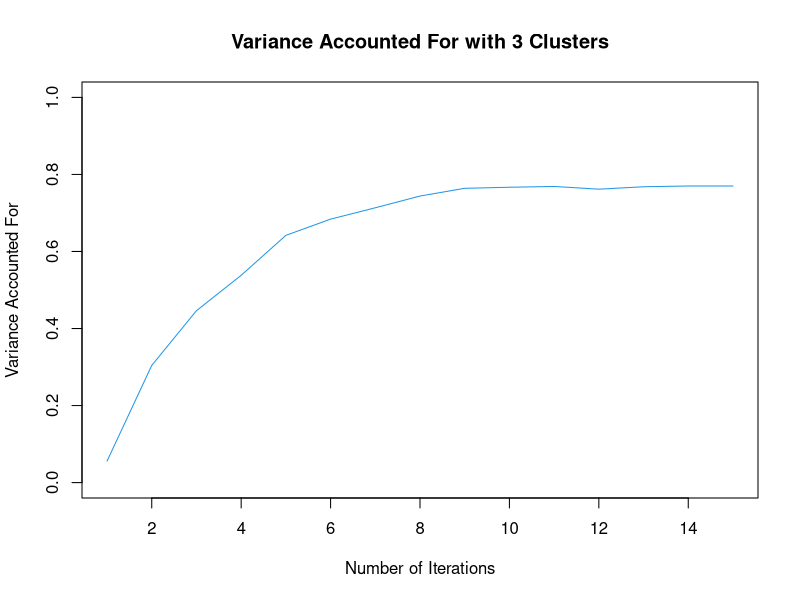
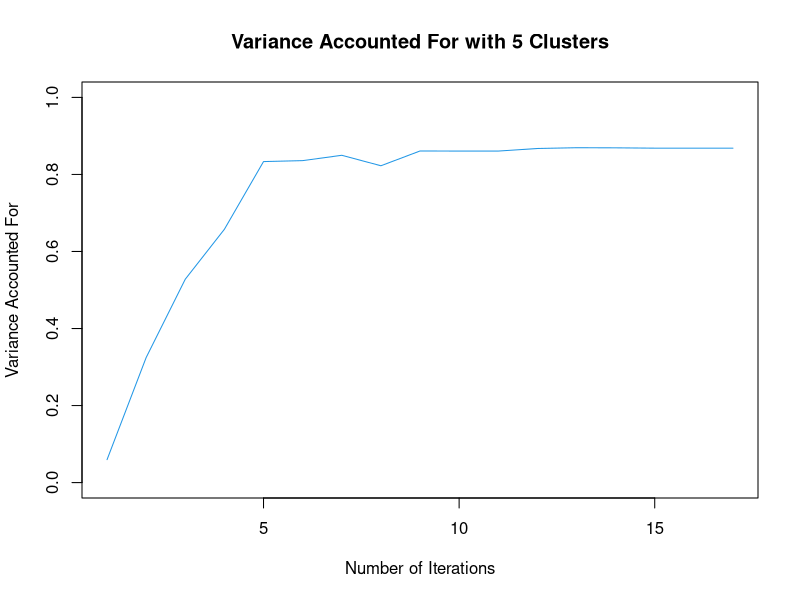

Generate these figures, in order, with R:
# clustreg (Clusterwise Regression Function)
# Joshua Peng
# The Data Incubator Challenge Q3

# Inputs:
# d = data set with numerical variables
#     first column in d must be the response variable
# k = number of clusters
# t = number of procedure iterations
# q = set seed for random sampling: set.seed(q)

clustreg = function(d,k,t,q) {
  
  rsq = c()       # array of R-Squared values
  d0 = d[,-1]     # data set without response variable
  n = dim(d)[1]   # number of observations
  p = dim(d)[2]   # number of columns
  ybar = mean(d[,1])
  xnames = names(d) 
  
  # Setting up multiple regression formula
  # formula = paste(xnames[1],'~')
  # for(i in 2:p) {
  #   if(i==2) {
  #     formula = paste(formula,xnames[i])
  #   } else {
  #     formula = paste(formula,'+',xnames[i])
  #   }
  # }
  formula = paste(xnames[1],'~.') # this single line is equivalent to the above code
  
  # Initializing variables
  s = floor(n/k)  # initial size of each cluster
  r = n%%k        # remainder, included in last cluster
  set.seed(q)     # set seed for reproducible results
  ss = sample(1:n,n,replace=FALSE)    # randomized indices
  
  
  # Setting up initial cluster indices 
  # Initial clusters each have n/k observations from the random sample array
  # The last cluster starts with n/k+r observations if n/k is not an integer
  c = list()
  for(i in 1:k) {
    if(i==k) {
      c[[i]] = ss[((i-1)*s+1):(n)]
    } else {
      c[[i]] = ss[((i-1)*s+1):(i*s)]
    }
  }
  
  # Setting up initial clusters
  cc = list()         # data in k clusters
  ccc = list()        # data in k clusters without response variable
  for(i in 1:k) {
    cc[[i]] = d[c[[i]],]
    ccc[[i]] = d0[c[[i]],]
  }
  
  for(ii in 1:t) {    # runs loop t times
    
    # Storing multiple regression models in a list
    fit = list()
    for(i in 1:k) {
      fit[[i]]=lm(formula,data=cc[[i]])
    }
    
    # Calculating Squared Residual Error (SRE) for all observations
    pred = matrix(data = NA, n, k)
    res = matrix(data = NA, n, k)
    actual = matrix(data = NA, n, k)
    sre = matrix(data = NA, n, k)
    for(i in 1:k) {
      pred[,i] = predict(fit[[i]], d0)
      actual[,i] = d[,1]
      res[,i] = actual[,i]-pred[,i]
      sre[,i] = res[,i]^2
    }
    
    # Reclassifying observations to the cluster with the minimum SRE
    # Computing overall R-Squared value for all cluster regression models combined
    a = c()
    rsqnum = c()
    rsqden = c()
    for(i in 1:n) {
      for(j in 1:k) {
        if(min(sre[i,])==sre[i,j]) {
          a[i] = j
          rsqnum[i] = (pred[i,j]-ybar)^2
          rsqden[i] = (actual[i,j]-ybar)^2
        }
      }
    }
    rsq[ii] = sum(rsqnum)/sum(rsqden)
    
    # Reforming new clusters for next iteration
    # Refitting k linear regression models
    c = list()
    fit = list()
    crsq = c()
    for(i in 1:k) {
      c[[i]] = which(a==i)
      cc[[i]] = d[c[[i]],]
      ccc[[i]] = d0[c[[i]],]
      fit[[i]] = lm(formula,data=cc[[i]])
      crsq[i] = summary(fit[[i]])$r.squared
    }
    
    # If the overall R-Squared value is the same as in last iteration,
    # the procedure has converged and we will break out of the loop
    if(ii>1) {
      if(rsq[ii]==rsq[ii-1]) break
    }
    
    # End of iteration loop
  }
  
  #output = list()
  #output[[1]] = fit  # return final regression models for each cluster
  #output[[2]] = rsq  # return overall R-Squared value for each iteration (combined from all clusters)
  #output[[3]] = crsq # return R-Squared value for the final regression model for each cluster
  #output[[4]] = c    # return cluster list of observation assignments
  #output[[5]] = a    # return observation list of cluster classifications
  #output[[6]] = ii   # total number of iterations
  output = list("fit" = fit, 
                "rsq" = rsq, 
                "crsq" = crsq, 
                "clusters" = c, 
                "obs" = a, 
                "i" = ii)
  return(output)
  # End of clusterwise regression function
}


# Example use of clusterwise regression function

d = read.csv('wages.csv', header=T) # assign data set to d
d = d[,c(11,3,4,6,7,9)] # remove columns with non-numerical data, move response variable to 1st column
d = na.omit(d) # remove missing data
colnames(d) <- c("ratio", "numfemale", "avgfemalelongevity", "nummale", "avgmalelongevity", "total")
d$ratio = as.numeric(gsub('%', '', d$ratio))
k = 3           # number of clusters
t = 50          # number of procedure iterations
q = 11          # set seed for reproducible results

m1 = clustreg(d,k,t,q)
m1$fit          # return final regression models for each cluster
m1$rsq          # 0.07030112 0.33305159 0.41986002 0.45735178 0.47366001 0.55663713 0.57654005 0.60526745 0.60143458 0.61910452
                # 0.72812594 0.72827728 0.71870780 0.74677250 0.75051372 0.75095160 0.75115813 0.75139433 0.75214741 0.75399931
                # 0.75568833 0.75406967 0.75859343 0.76985319 0.75896561 0.75589443 0.75603665 0.75609102 0.75609102
m1$crsq         # average cluster R-squared: 0.07530181 0.72338881 0.76866784
m1$clusters     # return cluster list of observation assignments
m1$obs          # return observation list of cluster classifications
m1$i            # converged on 29 iterations

plot((1:m1$i), m1$rsq, ylim=c(0,1), type="l", col=4, 
     main = "Variance Accounted For with 3 Clusters", 
     ylab = "Variance Accounted For", xlab="Number of Iterations")

k = 5           # number of clusters
m2 = clustreg(d,k,t,q)
m2$fit          # return final regression models for each cluster
m2$rsq          # 0.1016157 0.3562966 0.5164390 0.6384988 0.7706268 0.8240548 0.8511634 0.8560073 0.8548829 0.8556782 0.8583321
                # 0.8583232 0.8594951 0.8587382 0.8587581 0.8587581
m2$crsq         # average cluster R-squared: 0.6910960 0.7727334 0.8075314 0.9055918 0.3631383
m2$clusters     # return cluster list of observation assignments
m2$obs          # return observation list of cluster classifications
m2$i            # converged on 16 iterations

plot((1:m2$i), m2$rsq, ylim=c(0,1), type="l", col=4, 
     main = "Variance Accounted For with 5 Clusters", 
     ylab = "Variance Accounted For", xlab="Number of Iterations")